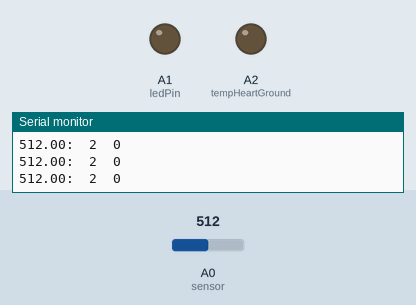
Simulated run of this sketch. Board: Arduino Uno, built with avr-gcc and run on an emulated ATmega328P. Parts: output pins drawn as LEDs (lit = HIGH), the last lines printed to the serial monitor. Dashed ring = blinking. Inputs (shaded band) come from the test bench; at power-on: A0 (sensor) = 512. No radio packets arrive unless stated.

Above: at 1.6 s.
1.7 s: A0 (sensor) set to 983
At 2.8 s:
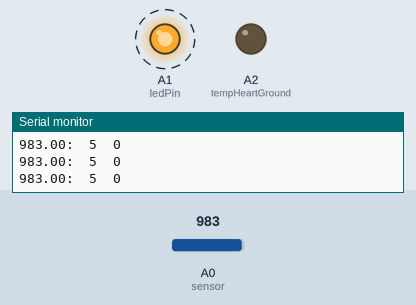
4.7 s: A0 (sensor) set to 1015
Timing chart, 0 to 12.5 s (numbered marks = the images above; inputs shaded):
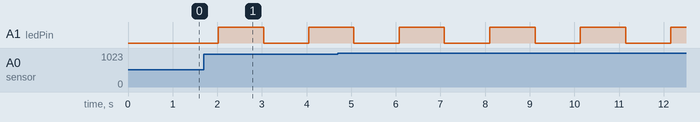

Measured:
- by itself, A1 (ledPin): alternates HIGH for 1.0 s and LOW for 1.0 s

The sketch:

water_sensorV2.ino
```cpp
/*
Second eteration for Waterlevel controller
created by ALBERT P JOSHI
*/

#include <SPI.h>
#include "RF24.h"


//For WaterLevel
int sensor =A0;
double wat_res=0.0;
int level=2;

//For RADIO communtication
byte addresses[][6] = {"1Node", "2Node"};//Address of pipes we are 1Node
RF24 radio(8, 10);                       //spi pins to which radio hardware is connected
int txError=0;                           //Variable becomes 1 when packets are not acknowledged
int txrate=200;                          //interval between transmission in milli seconds
int connStatusLed=A5;                    //This led lights up when connection is proper and blinks proportionally with tx rates
int txErrorLed =A3;                      //When time between packets are higher than threshold period
int txErrorThreshold=2000;               //time between packets for error check, DEFAULT IS @ 2 SECONDS
unsigned long currentErrorTime=0;        //Millis at error
unsigned long previousErrorTime=0;       //Millis at previous error

//HeartBeat to show that the circuit is executing the loop,blinks every 1 sec
const int ledPin =  A1;
const int tempHeartGround =A2;
int heart = LOW;
unsigned long previousMillis = 0;
unsigned long currentMillis  = 0;
const long interval = 1000;

struct sensorStruct {
  unsigned long _micros;
  float value=100;
  int level;
  bool motor_pwr = 0;
} sendata;


void radioInt()
{

    //Serial.println("INSiDE init");

  radio.begin();
   // Serial.println("passed begin");

  sendata.value = 0.00;
   // Start the radio listening for data

  radio.startListening();
    //Serial.println("passed listening");

  radio.openWritingPipe(addresses[0]);
    //  Serial.println("Passed writing pipe");
  delay(200);

 radio.openReadingPipe(1, addresses[1]);
//  Serial.println("Passed reading pipe");
 delay(200);

}


void setup() {
 Serial.begin(9600);
 sendata.value = 0.00;
 pinMode(ledPin,OUTPUT);
 pinMode(sensor,INPUT);
 pinMode(tempHeartGround,OUTPUT);
 digitalWrite(tempHeartGround,LOW);

 //Serial.println("init starting");

 radioInt();

 // Serial.println("Got back");
}


void getlevel(){

  wat_res = analogRead(A0);           //Read voltage from pin A0

  if ((240 <= wat_res) && (wat_res <= 265))
  {
    level = 0;
  }

  if ((270 <= wat_res) && (wat_res <= 310))
  {
    level = 1;
  }

  if ((315 <= wat_res) && (wat_res <= 380))
  {
    level = 2;
  }

  if ((400 <= wat_res) && (wat_res <= 490))
  {
    level = 3;
  }

  if ((520 <= wat_res) && (wat_res <= 700))
  {
    level = 4;
  }

  if ((900<= wat_res) && (wat_res <= 1000))
  {
    level = 5;
  }

  if (wat_res < 140 || wat_res > 650)   //if probe not connected properly or incorrect values fed
  {
    return 0;
  }
}


void heartbeat(){


  currentMillis=millis();
  if(currentMillis-previousMillis>=interval)
  {
    if(heart==LOW)
    {
      digitalWrite(ledPin,LOW);
      heart=HIGH;
    }else

    if(heart=HIGH)
    {
      digitalWrite(ledPin,HIGH);
      heart=LOW;
    }
    previousMillis=millis();
    }
}

void transmit(){
 radio.stopListening();

  if(!radio.write( &sendata, sizeof(sendata)))
  {
    txError=1; //Ack fail catching
    }
    else{
    txError=0;}

    radio.startListening();
}

void process(){
  sendata.value=wat_res;
  sendata._micros=micros();
  sendata.level=level;
  if(level<=1)
  sendata.motor_pwr=1;
  else
  if(level==5)
  sendata.motor_pwr=0;
}

void txErrorInd(){
  if (txError==1)
  {
    currentErrorTime=millis();
    if(currentErrorTime-previousErrorTime>=txErrorThreshold)
    {
      digitalWrite(txErrorLed,HIGH);
    }
      previousErrorTime=currentErrorTime;
  }
  else
  {
    digitalWrite(txErrorLed,LOW);
    previousErrorTime=millis();
  }
}

void loop() {
heartbeat();
getlevel();
process();
transmit();
Serial.print(sendata.value);
Serial.print(":  ");
Serial.print(sendata.level);
Serial.print("  ");
Serial.println(sendata.motor_pwr);
} // Loop
```
